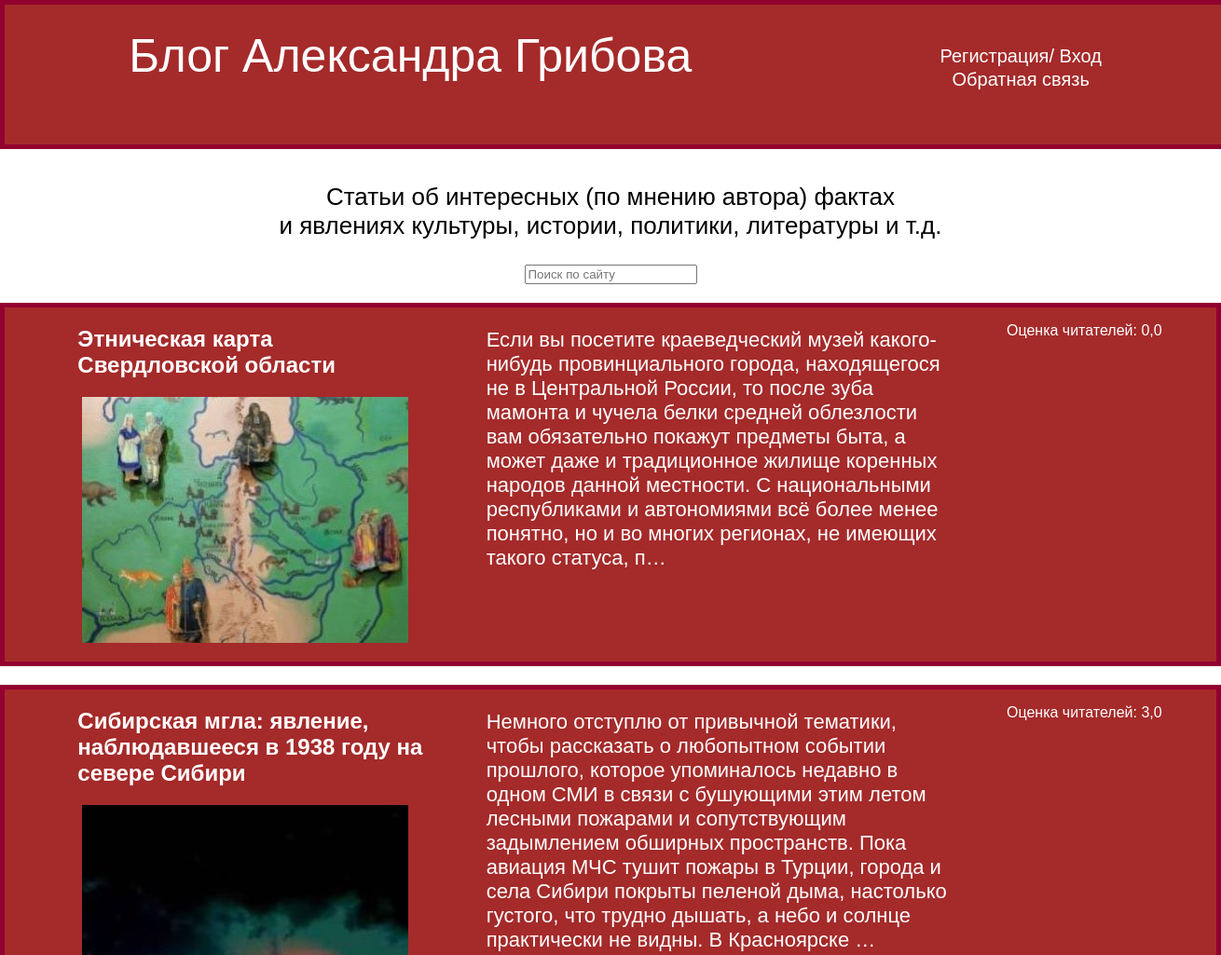
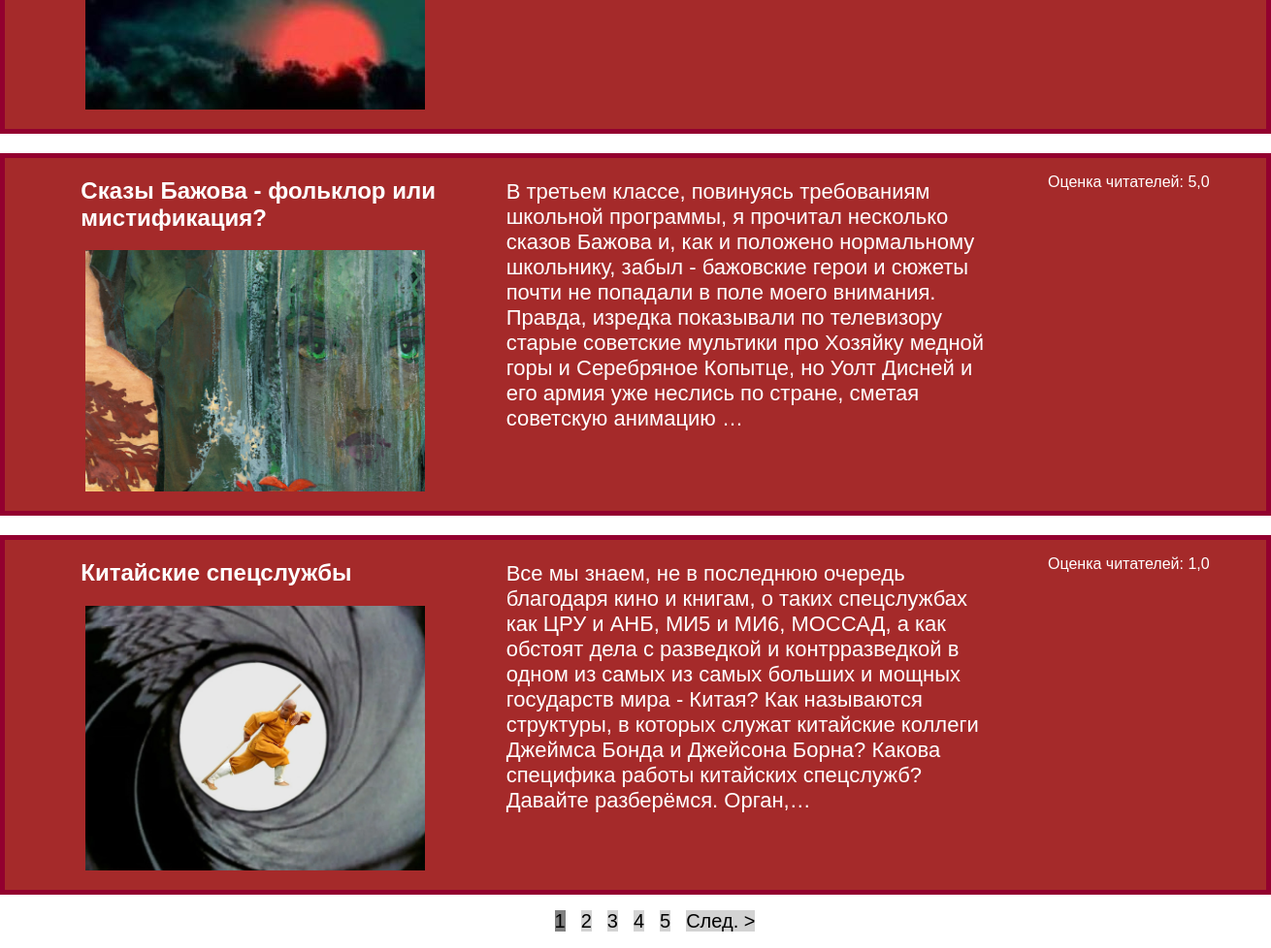
The app's page /, older data (2 pictures, top to bottom).
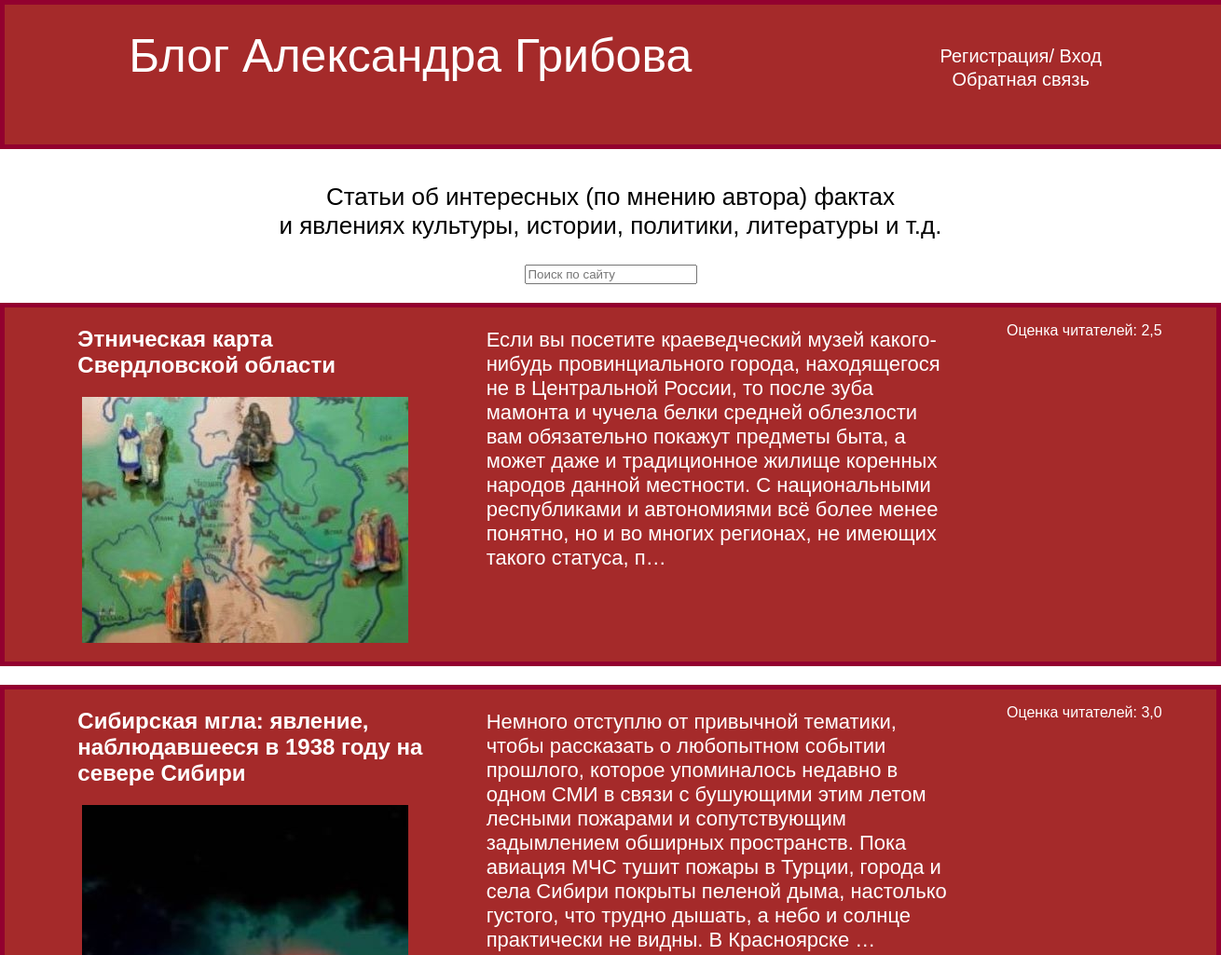
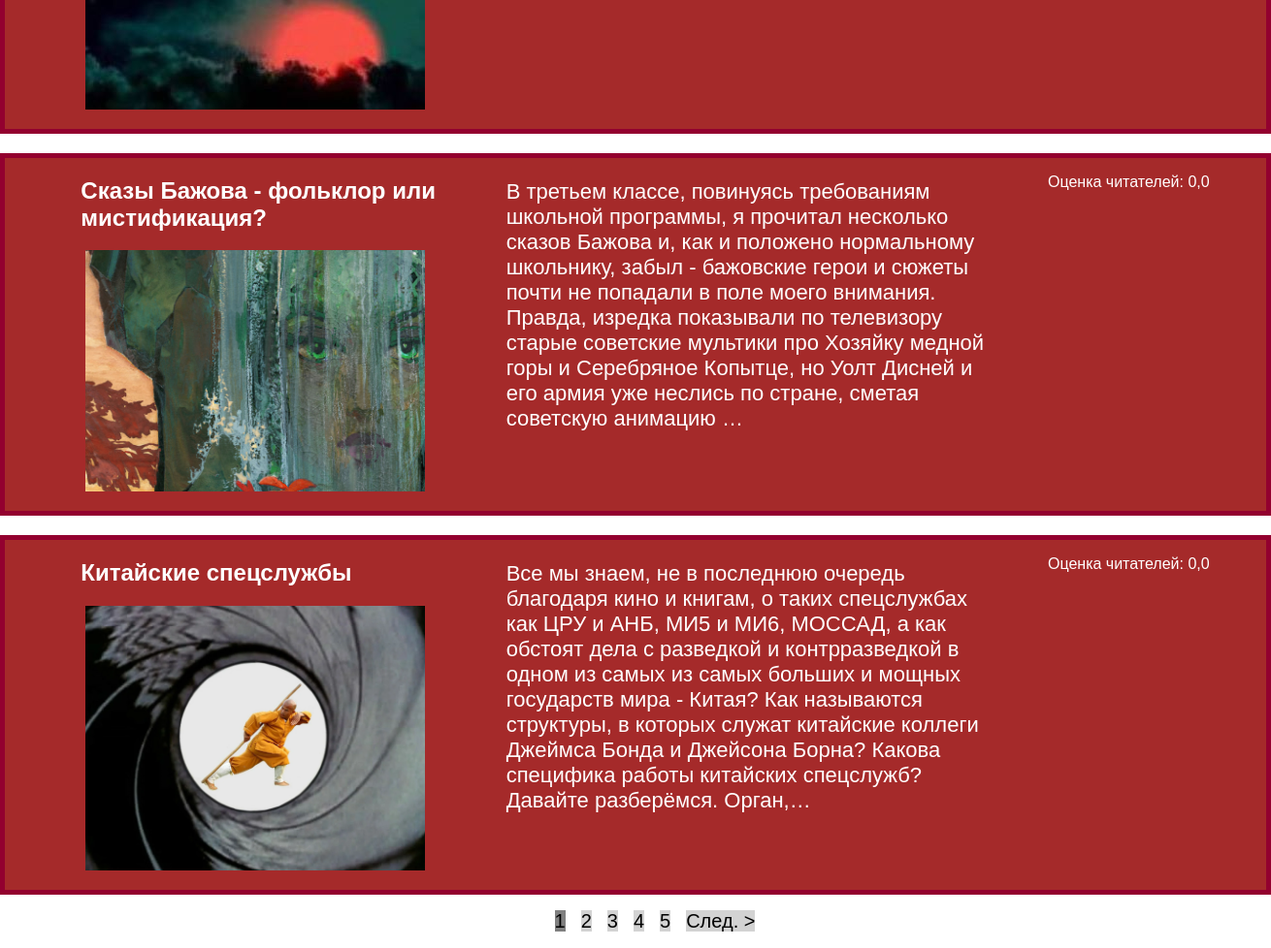
The same page, newer data (2 pictures, top to bottom).
### articles/models.py (models this page shows, shortened)
class Articles(models.Model):
    objects = None
    title = models.CharField(max_length=200)
    title_pic = models.ImageField(upload_to='articles/images/')
    art_text = models.TextField()
    average_rating = models.FloatField(default=0, null=True, blank=True)

### articles/views.py (the view)
# urls.py: path('', views.index, name='index'),
def index(request):
    search_query = ''
    if request.GET.get('search_query'):
        search_query = request.GET.get('search_query').lower()
    arts = Articles.objects.filter(Q(art_text__contains=search_query) | Q(title__contains=search_query))
    prof = request.user
    page = request.GET.get('page')
    results = 4
    paginator = Paginator(arts, results)
    try:
        arts = paginator.page(page)
    except PageNotAnInteger:
        page = 1
        arts = paginator.page(page)
    except EmptyPage:
        page = paginator.page(page)
    left_index = int(page) - 4
    if left_index < 1:
        left_index = 1
    right_index = int(page) + 5
    if right_index > paginator.num_pages:
        right_index = paginator.num_pages + 1
    custom_range = range(left_index, right_index)
    return render(request, 'articles/index.html', {'arts': arts, "prof": prof, 'paginator': paginator,
                                                   'search_query': search_query, 'custom_range': custom_range})

### articles/templates/articles/index.html (shortened to what this page needs)
{% extends "articles/base.html" %}
{% block content %}
<div>
    <p class="des">Статьи об интересных (по мнению автора) фактах<br>
    и явлениях культуры, истории, политики, литературы и т.д. </p>
    <form id="sr" class="search_form" action="{% url 'index' %}" method="get">
        <input class="search" type="text" name="search_query" value="{{ search_query }}" placeholder="Поиск по сайту">
    </form>
</div>
{% for art in arts %}
<div class="element">
    <div class="title">
        <h2 class="top"><a href="{% url 'detail' art.id %}" target="_blank">{{ art.title }}</a></h2>
        <p class="img"><img src="{{ art.title_pic.url }}" alt=""></p>
    </div>
        <p class="text"><a href="{% url 'detail' art.id %}" target="_blank">{{ art.art_text|truncatechars:400 }}</a></p>
        <p class="rating">Оценка читателей: {{ art.average_rating }}</p>
</div>
{% endfor %}
{% if arts.has_other_pages %}
<div class="pagination">
    <ul class="container">
        {% for page in custom_range %}
        {% if page == arts.number %}
        <li><a href="?page={{ page }}" class="btn2 page-link" data-page="{{ page }}"> {{ page }} </a></li>
        {% else %}
        <li><a href="?page={{ page }}" class="btn1 page-link" data-page="{{ page }}">{{ page }}</a></li>
        {% endif %}
        {% endfor %}
        {% if arts.has_next %}
        <li><a href="?page={{ arts.next_page_number }}" class="btn1 page-link" data-page="{{ arts.next_page_number }}">След. &gt;</a></li>
        {% endif %}
    </ul>
</div>
{% endif %}
{% endblock %}

### articles/templates/articles/base.html (shortened to what this page needs)
<!DOCTYPE html>
{% load static %}
<html lang="en">
<head>
    <link rel="stylesheet" href="{% static 'css/style.css' %}">
</head>
<body>
<div class="head">
    <a href="{% url 'index' %}">Блог Александра Грибова</a>
    {% if request.user.is_authenticated %}
        <div class="menu">
            <div class="contref">Читатель: <a href="{% url 'account' %}">{{ user }}</a></div>
        <div class="contref"><a class="ref" href="{% url 'logout' %}" target="_blank">Выйти</a></div>
    </div>
    {% else %}
    <div class="menu">
        <div class="contref"><a class="ref" href="{% url 'register' %}" target="_blank">Регистрация</a>/
            <a class="ref" href="{% url 'login' %}" target="_blank">Вход</a></div>
        <div class="contref"><a class="ref" href="{% url 'contact' %}" target="_blank">Обратная связь</a></div>
    </div>
     {% endif %}
</div>
{% block content %}
{% endblock %}
</body>
</html>

### articles/static/css/style.css (style rules this page uses)
body { margin: 0; font-family: sans-serif; min-width: 1300px; }
.head { display: flex; justify-content: space-around; text-align: center; background: brown; color: white; font-size: 50px; position: fixed; top: 0; left: 0; width: 100%; height:150px; border: 5px solid #93002F; line-height:110px; }
.search_form { text-align: center; }
.des { text-align: center; font-size: 26px; padding-top: 170px; }
.text { width: 500px; font-size: 22px; }
.title { width: 400px; }
.element { display: flex; justify-content: space-evenly; background: brown; margin-top: 20px; border: 5px solid #93002F; color: white; }
a { text-decoration: none; color: white; }
.img { text-align: center; }
.top { padding-left: 20px; }
.menu { display: flex; flex-direction: column; font-size: 20px; }
.contref { height: 25px; }
.pagination { margin-top: 12px; margin-bottom: 10px; }
.pagination > ul { flex-wrap: wrap; list-style: none; display: flex; align-items: center; justify-content: center; gap: 1rem; }
.pagination .btn1 { color: black; font-size: 20px; }
.pagination .btn2 { color: black; font-size: 20px; }
.btn2 { background-color: grey; }
.btn1 { background-color: lightgrey; }

Row changes from the older to the newer data that the page shows:
changed Articles "Этническая карта Свердловской области": average_rating "0,0" → "2,5"
changed Articles "Сказы Бажова - фольклор или мистификация?": average_rating "5,0" → "0,0"
changed Articles "Китайские спецслужбы": average_rating "1,0" → "0,0"
